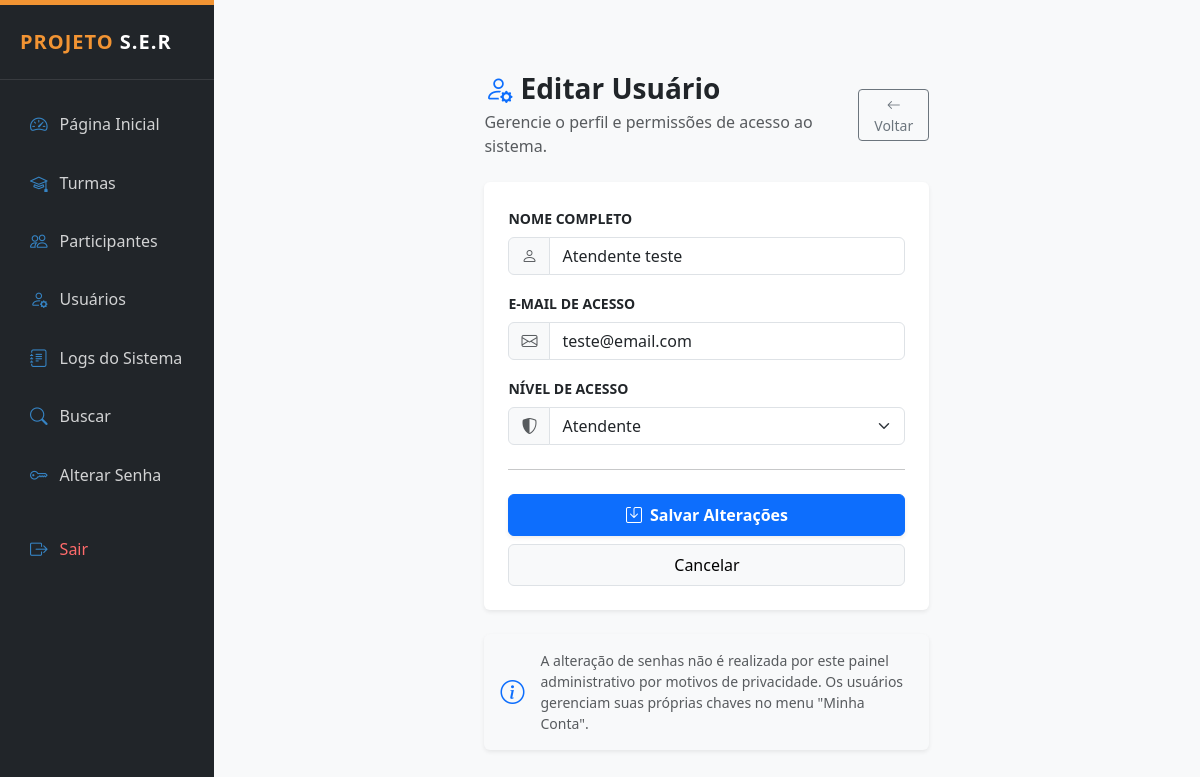
Page /public/usuarios_editar.php?id=4 (signed in) on the committed database.
### tables this page shows
CREATE TABLE `usuarios` (
  `id` int(11) NOT NULL,
  `nome` varchar(100) NOT NULL,
  `email` varchar(120) NOT NULL,
  `senha` varchar(255) NOT NULL,
  `nivel` enum('admin','atendente') DEFAULT 'atendente',
  `criado_em` timestamp NOT NULL DEFAULT current_timestamp()
);

### public/usuarios_editar.php (the view, shortened to what this page needs)
<?php
require_once __DIR__ . "/../config/conexao.php";
require_once __DIR__ . "/../layout/admin_header.php";
$id = $_GET['id'] ?? null;
$sql = $pdo->prepare("SELECT id, nome, email, nivel FROM usuarios WHERE id = :id");
$sql->bindParam(':id', $id, PDO::PARAM_INT);
$sql->execute();
$usuario = $sql->fetch(PDO::FETCH_ASSOC);
?>
<div class="container py-5">
    <div class="row justify-content-center">
        <div class="col-md-7 col-lg-6">
            <div class="mb-4 d-flex justify-content-between align-items-center">
                <div>
                    <h3 class="fw-bold text-dark mb-1">
                        <i class="bi bi-person-gear me-2 text-primary"></i>Editar Usuário
                    </h3>
                    <p class="text-muted mb-0">Gerencie o perfil e permissões de acesso ao sistema.</p>
                </div>
                <a href="usuarios_lista.php" class="btn btn-outline-secondary btn-sm">
                    <i class="bi bi-arrow-left"></i> Voltar
                </a>
            </div>
            <div class="card shadow-sm border-0">
                <div class="card-body p-4">
                    <form action="usuarios_atualizar.php" method="post">
                        <div class="mb-3">
                            <label class="form-label fw-bold small text-uppercase">Nome Completo</label>
                            <div class="input-group">
                                <span class="input-group-text bg-light text-muted"><i class="bi bi-person"></i></span>
                                <input type="text" name="nome" class="form-control"
                                       value="<?= htmlspecialchars($usuario['nome']) ?>" required>
                            </div>
                        </div>
                        <div class="mb-3">
                            <label class="form-label fw-bold small text-uppercase">E-mail de Acesso</label>
                            <div class="input-group">
                                <span class="input-group-text bg-light text-muted"><i class="bi bi-envelope"></i></span>
                                <input type="email" name="email" class="form-control"
                                       value="<?= htmlspecialchars($usuario['email']) ?>" required>
                            </div>
                        </div>
                        <div class="mb-4">
                            <label class="form-label fw-bold small text-uppercase">Nível de Acesso</label>
                            <div class="input-group">
                                <span class="input-group-text bg-light text-muted"><i class="bi bi-shield-shaded"></i></span>
                                <select name="nivel" class="form-select" required>
                                    <option value="atendente" <?= $usuario['nivel'] === 'atendente' ? 'selected' : '' ?>>Atendente</option>
                                </select>
                            </div>
                        </div>
                        <hr class="my-4">
                        <div class="d-grid gap-2">
                            <button type="submit" class="btn btn-primary py-2 fw-bold shadow-sm">
                                <i class="bi bi-save me-2"></i>Salvar Alterações
                            </button>
                            <a href="usuarios_lista.php" class="btn btn-light border py-2">
                                Cancelar
                            </a>
                        </div>
                    </form>
                </div>
            </div>
            <div class="mt-4 card bg-light border-0 shadow-sm">
                <div class="card-body py-3 d-flex align-items-center small text-muted">
                    <i class="bi bi-info-circle fs-4 me-3 text-primary"></i>
                    <div>
                        A alteração de senhas não é realizada por este painel administrativo por motivos de privacidade. Os usuários gerenciam suas próprias chaves no menu "Minha Conta".
                    </div>
                </div>
            </div>
        </div>
    </div>
</div>
<?php require_once __DIR__ . '/../layout/admin_footer.php'; ?>

### layout/admin_header.php (style rules this page uses)
:root { --ser-orange: #F29433; --ser-blue: #3684C4; --ser-wine: #A61C62; --ser-light: #f8f9fa; }
body { font-family: 'Segoe UI', Tahoma, Geneva, Verdana, sans-serif; background-color: var(--ser-light); }

### rows in the picture
usuarios: nome "Atendente teste", email "teste@email.com", nivel "Atendente"
